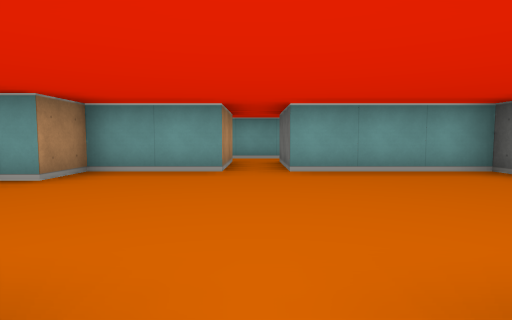
View 1 (above)

18 first-person views from a walk through a cub3D level. The camera is about half as high as the walls, tilts 4° down and sees 80° across. The floor is counted in squares. Each view is taken from the middle of a square. On the plan, view 1 faces up. The plan holds only what a view shows up to about 9 squares ahead; the rest is blank. The place goes on beyond the plan.

View 2
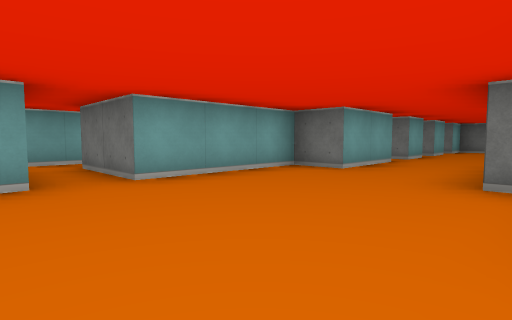

View 3
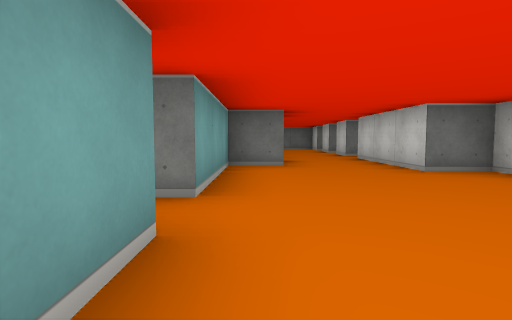

View 4
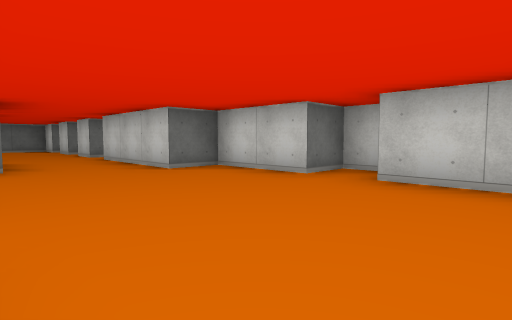

View 5
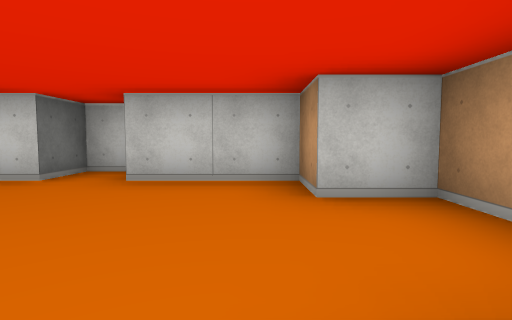

View 6
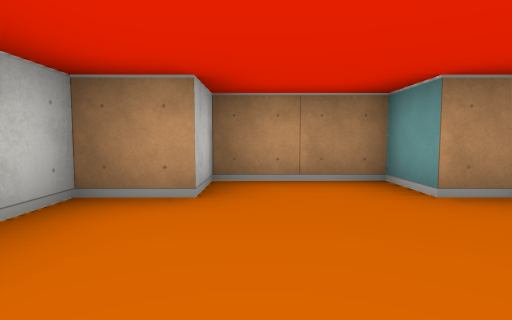

View 7
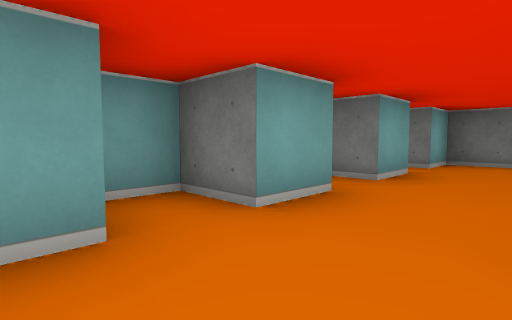

View 8
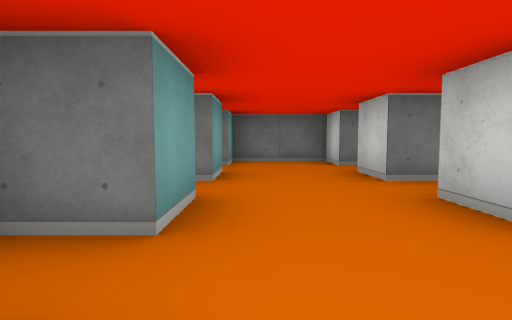

View 9
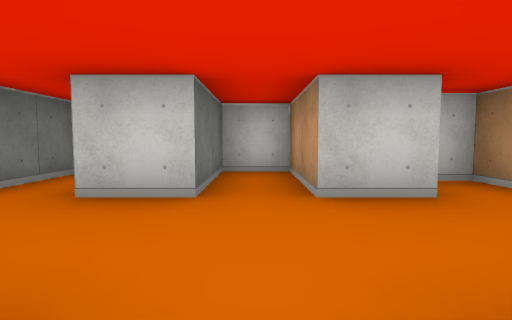

View 10
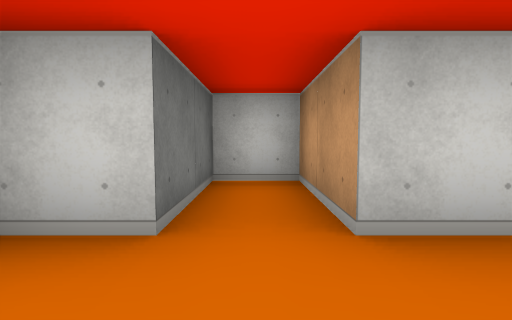

View 11
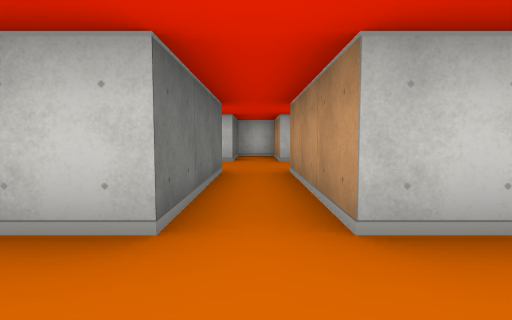

View 12
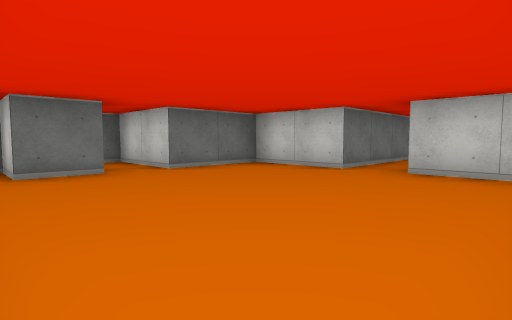

View 13
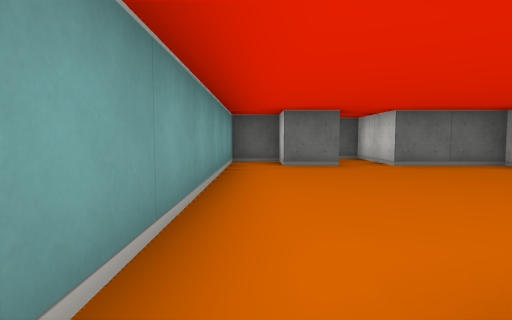

View 14
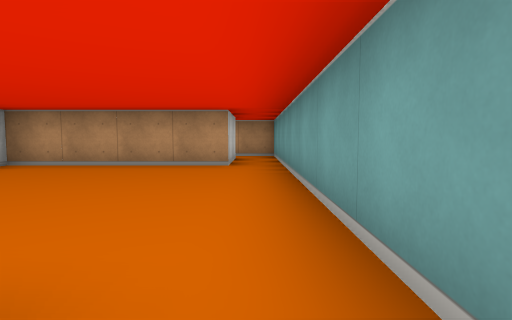

View 15
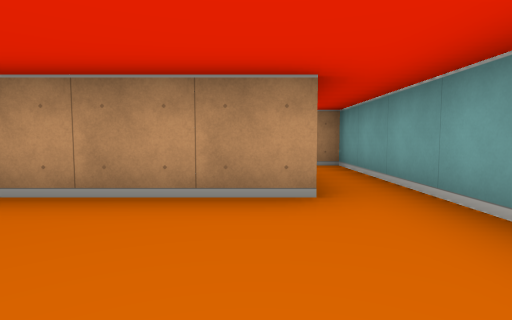

View 16
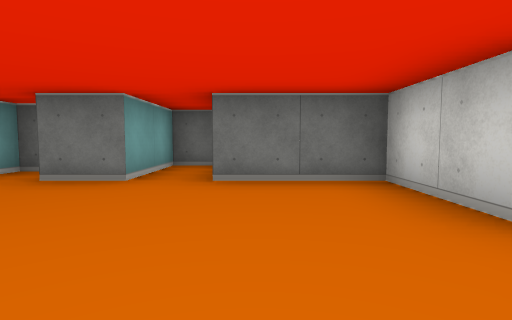

View 17
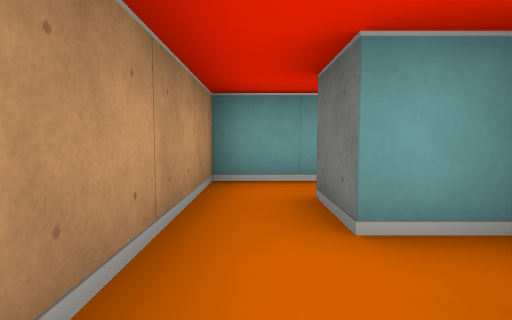

View 18
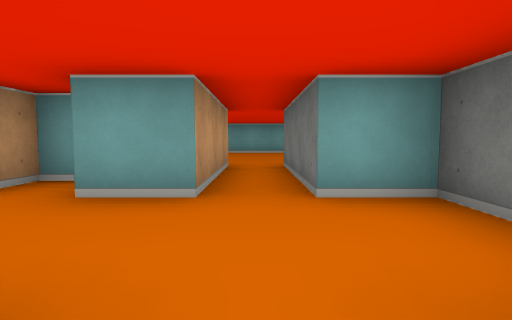

### Floor plan
Ten units are one square. View 1 is at (0, 0); x grows to the right and y downward. Boxes are objects, and circles mark ways between rooms. Rooms are numbered by the first view taken in them; rooms with no view inside come last. Other rooms are left out.
<svg viewBox="-40 -120 190 130">
<path fill="none" stroke="#000" d="M-1 5 5 5 5 -5 25 -5 25 -15 55 -15M-5 -45 -25 -45 -25 -35 -35 -35 -35 -15 -25 -15 -25 -5 -5 -5M55 -11 55 -5 60 -5M56 -35 35 -35 35 -45 5 -45M65 -35 65 -45 58 -45M76 -35 65 -35M64 -15 75 -15 75 5 85 5 85 -15 95 -15M95 -35 85 -35 85 -41M80 -45 75 -45 75 -39M95 -15 95 5 105 5 105 -15 115 -15 115 -35 105 -35M75 -105 75 -65 95 -65 95 -35M105 -35 105 -65 125 -65 125 -85 145 -85 145 -95 125 -95 125 -105 135 -105 135 -115 75 -115M64 -95 55 -95 55 -105 75 -105M75 -115 45 -115 45 -85"/>
<circle cx="70" cy="-25" r="3" fill="#2a7"/>
<circle cx="90" cy="-25" r="3" fill="#2a7"/>
<circle cx="100" cy="-40" r="3" fill="#2a7"/>
<circle cx="65" cy="-110" r="3" fill="#2a7"/>
<text x="10" y="-20">1</text>
<text x="80" y="-20">2</text>
<text x="100" y="-20">3</text>
<text x="100" y="-90">4</text>
<text x="50" y="-100">5</text>
</svg>
Room 1 opens to room 2. Room 2 opens to room 3. Room 3 opens to room 4. Room 4 opens to room 5.

Where each view was taken, in squares from view 1:
view 1: 0 up, 0 right, facing up
view 2: 1 up, 1 left, facing up-right
view 3: 4 up, 2 left, facing right
view 4: 4 up, 2 left, facing down-right
view 5: 4 up, 2 left, facing down
view 6: 2 up, 0 right, facing left
view 7: 2 up, 5 right, facing up-right
view 8: 3 up, 5 right, facing right
view 9: 4 up, 8 right, facing down
view 10: 3 up, 10 right, facing down
view 11: 8 up, 10 right, facing down
view 12: 11 up, 8 right, facing down-right
view 13: 11 up, 7 right, facing right
view 14: 11 up, 13 right, facing left
view 15: 10 up, 10 right, facing left
view 16: 8 up, 9 right, facing right
view 17: 8 up, 5 right, facing up
view 18: 1 up, 10 right, facing up
